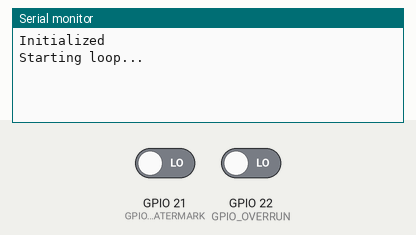
Recording of a sketch running on a simulated ESP32. On the bench: the last lines printed to the serial monitor. The inputs (shaded band) are chosen by the test bench; at power-on: GPIO 21 (GPIO_WATERMARK) LOW, GPIO 22 (GPIO_OVERRUN) LOW.

Above: at 1.2 s.
1.3 s: GPIO 21 (GPIO_WATERMARK) driven HIGH
At 1.8 s:
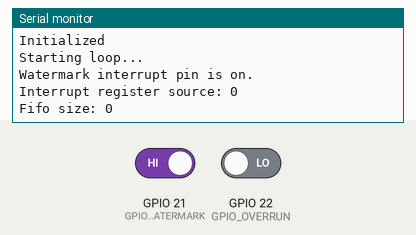
2.8 s: GPIO 22 (GPIO_OVERRUN) driven HIGH
At 4.1 s:
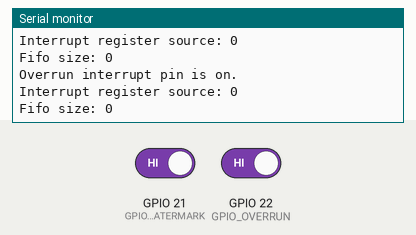

The sketch:

test_esp32_adxl345.ino
```cpp
#include <SPI.h>

#define WRITEBYTE 0x00
#define READBYTE 0x80
#define MULTIBYTE 0x40

#define BW_RATE 0x2C
#define POWER_CTL 0x2D
#define INT_ENABLE 0x2E
#define INT_MAP 0x2F
#define INT_SOURCE 0x30
#define DATA_FORMAT 0x31
#define DATAX0 0x32
#define DATAY0 0x34
#define DATAZ0 0x36
#define FIFO_CTL 0x38
#define FIFO_STATUS 0x39

#define GPIO_WATERMARK 21
#define GPIO_OVERRUN 22

#define WATERMARK_SIZE 16
#define FIFO_SIZE 32

// Initialize SPI pins
#define ADXL345_CS          5
#define ADXL345_SCK         18
#define ADXL345_MOSI        23
#define ADXL345_MISO        19

// ********************** Global variables ********************** //

volatile bool watermark_interrupt = false;
volatile bool overrun_interrupt = false;

// ********************** ISR ********************** //
void IRAM_ATTR ISR_watermark(){ watermark_interrupt = true; }
void IRAM_ATTR ISR_overrun(){ overrun_interrupt = true; }

// ********************** ADXL Library ********************** //

void initialize_ADXL(){
  pinMode(GPIO_WATERMARK, INPUT_PULLDOWN);                    // Config INT1 PIN as input
  attachInterrupt(digitalPinToInterrupt(GPIO_WATERMARK),      // Pin for the interruption
                  ISR_watermark,                              // Function for ISR
                  RISING);                                    // Config to rising signal

  pinMode(GPIO_OVERRUN, INPUT_PULLDOWN);                      // Config INT2 PIN as input
  attachInterrupt(digitalPinToInterrupt(GPIO_OVERRUN),        // Pin for the interruption
                  ISR_overrun,                                // Function for ISR
                  RISING);                                    // Config to rising signal

  registerWrite(POWER_CTL, 0x00);       // Activate standby mode
  registerWrite(DATA_FORMAT, 0x0F);     // Enter 4-wire SPI mode, left justified, full resolution, 16g+- range
  registerWrite(BW_RATE, 0x05);         // Hz:3.13 - Power Mode: Normal
  registerWrite(INT_MAP, 0x01);         // Watermark in INT1 and Overrun in INT2
  registerWrite(FIFO_CTL, 0x00);        // Clearing FIFO
  delay(10);
  registerWrite(FIFO_CTL, 0x50);        // FIFO mode, 16 samples
  registerRead(DATAX0);                 // Clearing overrun int flag
  registerWrite(POWER_CTL, 0x08);       // Exit standby mode
  registerWrite(INT_ENABLE, 0x03);      // Enable watermark and overrun interrupts
}

void registerWrite(byte Address, byte data) {
  SPI.beginTransaction(SPISettings(5000000, MSBFIRST, SPI_MODE3));
  digitalWrite(ADXL345_CS, LOW);
  SPI.transfer(Address | WRITEBYTE);
  SPI.transfer(data);
  digitalWrite(ADXL345_CS, HIGH);
  SPI.endTransaction();
}

uint8_t registerRead(byte Address) {
  SPI.beginTransaction(SPISettings(5000000, MSBFIRST, SPI_MODE3));
  digitalWrite(ADXL345_CS, LOW);
  SPI.transfer(Address | READBYTE);
  uint8_t data = SPI.transfer(0x00);
  digitalWrite(ADXL345_CS, HIGH);
  SPI.endTransaction();
  return data;
}

// ********************** Arduino task ********************** //

bool watermark_notify = true;
bool overrun_notify = true;

void setup() {
  Serial.begin(115200);
  SPI.begin(ADXL345_SCK, ADXL345_MISO, ADXL345_MOSI, ADXL345_CS);
  pinMode(ADXL345_CS, OUTPUT);
  digitalWrite(ADXL345_CS, HIGH);
  while (!Serial)
    ;
  Serial.println("Initialized");

  initialize_ADXL();

  watermark_notify = true;
  overrun_notify = true;
  watermark_interrupt = false;
  overrun_interrupt = false;
}

void fifo_status(uint8_t int_source, uint8_t source, uint8_t size){
  Serial.print("Interrupt register source: ");
  Serial.println(int_source & source);
  Serial.print("Fifo size: ");
  Serial.println(size);
}

void loop() {
  uint8_t int_source;
  uint8_t size;

  Serial.println("Starting loop...");

  while (1)
  {

    int_source = registerRead(INT_SOURCE);
    size = registerRead(FIFO_STATUS) & 0x3F;

    if (overrun_interrupt){
      Serial.println("Overrun interrupt pin is on.");
      fifo_status(int_source,0x01,size);
      overrun_notify = false;
      overrun_interrupt = false;
    }
    if (overrun_notify & (int_source & 0x01)){
      overrun_notify = false;
      Serial.println("Overrun interrupt should be notified.");
      fifo_status(int_source,0x01,size);
      overrun_notify = false;
      overrun_interrupt = false;
    }

    if (watermark_interrupt){
      Serial.println("Watermark interrupt pin is on.");
      fifo_status(int_source,0x02,size);
      watermark_notify = false;
      watermark_interrupt = false;
    }
    if (watermark_notify & ((int_source >> 1) & 0x01)){
      Serial.println("Watermark interrupt should be notified.");
      fifo_status(int_source,0x02,size);
      watermark_notify = false;
      watermark_interrupt = false;
    }
    delay(100);
  }
}
```

Measured:
- after the input at 1.3 s, the serial monitor: prints a new line at once (image 1)
- after the input at 2.8 s, the serial monitor: prints a new line at once (image 2)
